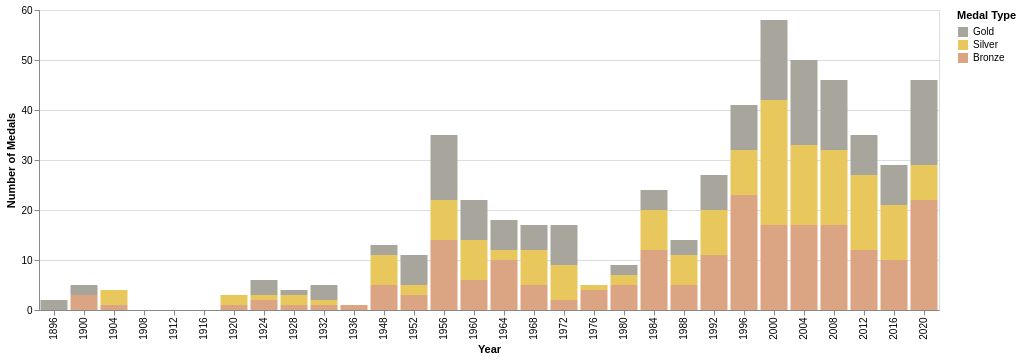

Write the Vega-Lite specification saved for this chart.
### Vega-Lite specification from a JSON file in a GitHub repository (floating-point values rounded to 4 significant figures; data arrays with more than 128 entries replaced by an {"elided": "..."} marker saying what was removed)
{"$schema": "https://vega.github.io/schema/vega-lite/v5.json", "data": {"values": {"elided": "550 records"}}, "background": "rgba(255, 255, 255, 0)", "width": 900, "layer": [{"mark": "bar", "encoding": {"y": {"aggregate": "count", "title": "Number of Medals"}, "x": {"field": "Year", "type": "ordinal"}, "color": {"field": "Medal", "type": "nominal", "scale": {"domain": ["Gold", "Silver", "Bronze"], "range": ["#A7A59C", "#E8C85D", "#DBA584"]}, "title": "Medal Type"}, "tooltip": [{"field": "Year", "type": "ordinal", "title": "Year"}, {"field": "Medal", "aggregate": "count", "title": "Medals"}]}}]}
